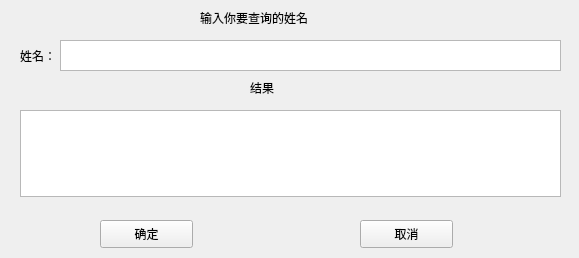
<?xml version="1.0" encoding="UTF-8"?>
<ui version="4.0">
 <class>chat</class>
 <widget class="QWidget" name="chat">
  <property name="geometry">
   <rect>
    <x>0</x>
    <y>0</y>
    <width>579</width>
    <height>258</height>
   </rect>
  </property>
  <property name="windowTitle">
   <string>查询信息</string>
  </property>
  <widget class="QPushButton" name="pushButton_2">
   <property name="geometry">
    <rect>
     <x>360</x>
     <y>220</y>
     <width>93</width>
     <height>28</height>
    </rect>
   </property>
   <property name="text">
    <string>取消</string>
   </property>
  </widget>
  <widget class="QTextEdit" name="name">
   <property name="geometry">
    <rect>
     <x>60</x>
     <y>40</y>
     <width>501</width>
     <height>31</height>
    </rect>
   </property>
  </widget>
  <widget class="QPushButton" name="pushButton">
   <property name="geometry">
    <rect>
     <x>100</x>
     <y>220</y>
     <width>93</width>
     <height>28</height>
    </rect>
   </property>
   <property name="text">
    <string>确定</string>
   </property>
  </widget>
  <widget class="QLabel" name="label">
   <property name="geometry">
    <rect>
     <x>20</x>
     <y>20</y>
     <width>101</width>
     <height>71</height>
    </rect>
   </property>
   <property name="text">
    <string>姓名：</string>
   </property>
  </widget>
  <widget class="QLabel" name="label_8">
   <property name="geometry">
    <rect>
     <x>200</x>
     <y>10</y>
     <width>151</width>
     <height>16</height>
    </rect>
   </property>
   <property name="text">
    <string>输入你要查询的姓名</string>
   </property>
  </widget>
  <widget class="QTextEdit" name="textEdit">
   <property name="geometry">
    <rect>
     <x>20</x>
     <y>110</y>
     <width>541</width>
     <height>87</height>
    </rect>
   </property>
  </widget>
  <widget class="QLabel" name="label_2">
   <property name="geometry">
    <rect>
     <x>250</x>
     <y>80</y>
     <width>72</width>
     <height>15</height>
    </rect>
   </property>
   <property name="text">
    <string>结果</string>
   </property>
  </widget>
 </widget>
 <resources/>
 <connections/>
</ui>
